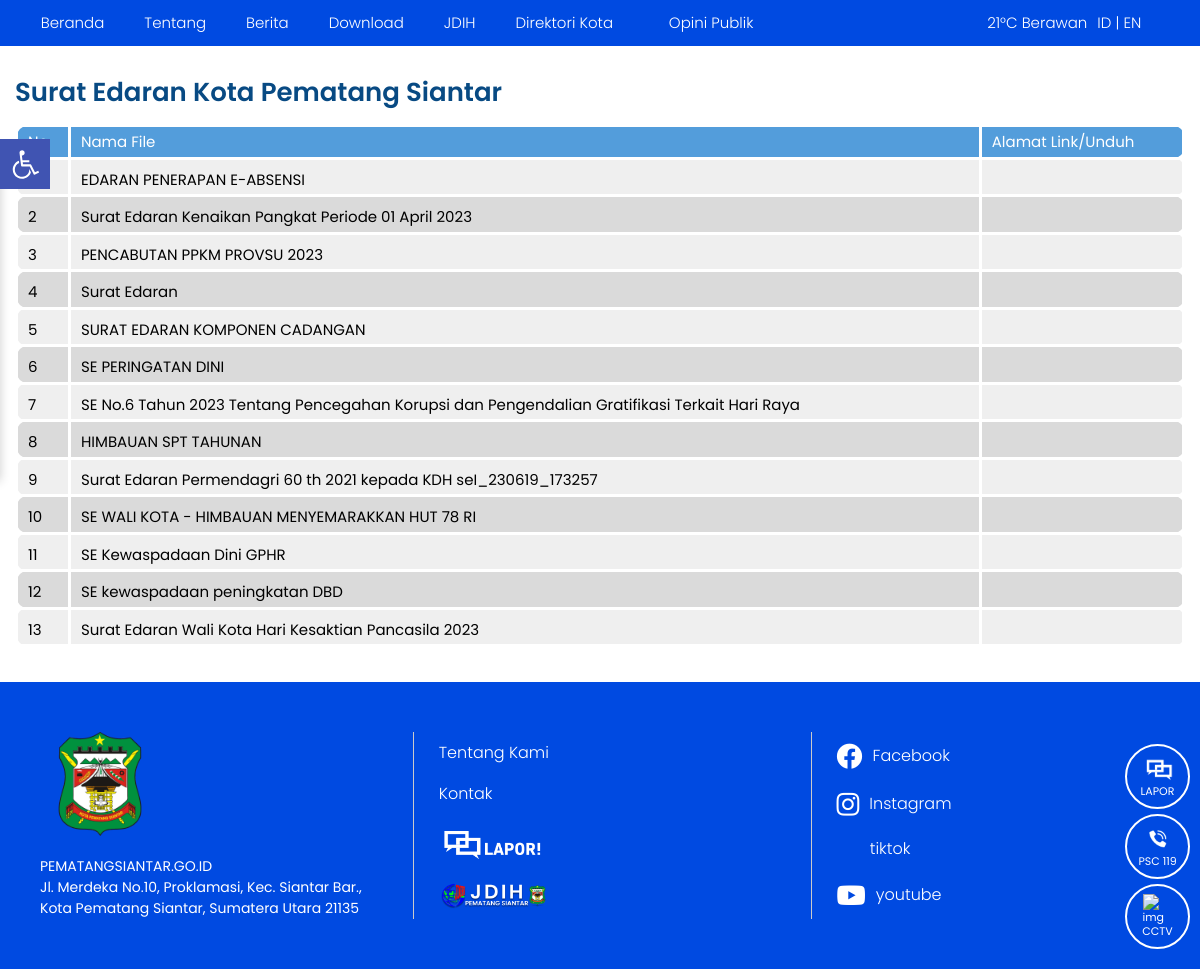
/index.php/surat, run on the app's committed database.
### tables this page shows
CREATE TABLE `tbl_files` (
  `file_id` int(11) NOT NULL,
  `file_judul` varchar(120) DEFAULT NULL,
  `file_deskripsi` text DEFAULT NULL,
  `file_tanggal` timestamp NULL DEFAULT current_timestamp(),
  `file_oleh` varchar(60) DEFAULT NULL,
  `file_download` int(11) DEFAULT 0,
  `file_data` varchar(120) DEFAULT NULL
);

### application/controllers/Surat.php (called while the page is built, shortened)
<?php
class Surat extends CI_Controller{
	function __construct(){
		$this->load->model('m_files');
		$this->load->helper('download');
		$this->load->model('m_pengunjung');
	}
	function index(){
		$x['data']=$this->m_files->get_all_files();
		$this->load->view('depan/v_surat_edaran',$x);
	}
}

### index.php (called while the page is built, shortened)
<?php
require_once BASEPATH.'core/CodeIgniter.php';

### application/models/M_files.php (called while the page is built, shortened)
<?php
class M_files extends CI_Model{
	function get_all_files(){
		$hsl=$this->db->query("SELECT file_id,file_judul,file_deskripsi,DATE_FORMAT(file_tanggal,'%d/%m/%Y') AS tanggal,file_oleh,file_download,file_data FROM tbl_files ORDER BY file_id DESC");
		return $hsl;
	}
}

### application/views/depan/v_surat_edaran.php (the view, shortened to what this page needs)
<!DOCTYPE html>
<html lang="id">
  <head>
    <link href="<?php echo base_url().'theme/depan/assets/css/datatable.css'?>" rel="stylesheet" />
    <link href="<?php echo base_url().'theme/depan/assets/css/app.css'?>" rel="stylesheet" />
    <link href="<?php echo base_url().'theme/depan/assets/css/add.css'?>" rel="stylesheet" />
    <link href="<?php echo base_url().'theme/depan/assets/plugins/slick/css/slick.css'?>" rel="stylesheet" />
    <link href="<?php echo base_url().'theme/depan/assets/plugins/slick/css/slick-theme.css'?>" rel="stylesheet" />
  </head>
  <body>
    <div class="bdgcontent">
      <div class="floatmenu">
        <div class="floatmenu__wrap">
        <ul>
            <li>
              <a
                href="https://www.lapor.go.id/instansi/pemerintah-kota-pematang-siantar"
                target="_blank"
                ><img
                  src="<?php echo base_url().'theme/depan/assets/img/floatmenu/lapor-float.png'?>"
                  alt="img"
                /><span>LAPOR</span></a
              >
            </li>
            <li>
              <a href="tel:119" rel="nofollow" target="_blank"
                ><img src="<?php echo base_url().'theme/depan/assets/img/floatmenu/2.png'?>" alt="img" /><span
                  >PSC 119</span
                ></a
              >
            </li>
            <li>
              <a href="https://cctv.pematangsiantar.go.id/"
                ><img src="<?php echo base_url().'theme/depan/assets/img/floatmenu/3.png'?>" alt="img" /><span
                  >CCTV</span
                ></a
              >
            </li>
          </ul>
        </div>
      </div>
      <header class="mainmenu">
        <div class="wrapper">
          <nav class="menu">
            <div class="menu__outer">
              <div class="menu__wrap">
                <div class="menu__left">
                  <div class="menu__utama">
                    <ul>
                      <li class="active">
                        <span
                          ><a class="smuroll" href="<?php echo site_url('');?>"
                            ><i class="fas fa-home"></i> Beranda
                          </a></span
                        >
                      </li>
                      <li class="has-dropdown">
                        <span><a href="<?php echo site_url('about');?>">Tentang</a></span>
                      </li>
                      <li>
                        <span><a href="<?php echo site_url('blog');?>">Berita</a></span>
                      </li>
                      <li class="has-dropdown">
                        <span
                          ><a href="#">Download</a>
                          <i class="idrop fas fa-caret-down"></i
                        ></span>
                      </li>
                      <li>
                        <span><a href="https://jdih.pematangsiantar.go.id/">JDIH</a></span>
                      </li>
                      <li class="has-dropdown">
                        <span
                          ><a href="#">Direktori Kota</a>
                          <i class="idrop fas fa-caret-down"></i
                        ></span>
                      </li>
                      <li>
                        <a href="https://opinipublik.pematangsiantar.go.id/berita/"
                          ><i class="fas fa-exclamation-circle"></i> Opini Publik</a
                        >
                      </li>
                    </ul>
                  </div>
                </div>
              </div>
            </div>
            <div class="menu__right">
              <div class="hujanbahasa">
                <div class="hujan">21&#176;C Berawan</div>
                <div class="bahasa">
                  <a href="city-directory9bb4.html?lang=id">ID</a> |
                  <a href="city-directory9ed2.html?lang=en">EN</a>
                </div>
              </div>
              <div class="search">
                <div class="search__icon">
                  <i class="scari-icon fas fa-search"></i>
                </div>
              </div>
            </div>
          </nav>
        </div>
      </header>
      <div class="wrapper">
        <div class="mainwrap">
          <div class="sectionrow">
            <div class="dinasterkait">
              <div class="xsection__header">
                <h1 class="xsection__title">Surat Edaran Kota Pematang Siantar</h1>
              </div>
              <div class="dinasterkait__body">
                <div class="zentable-outer">
                  <table class="zentable cityd-table" id="myTable">
                    <thead>
                      <tr>
                        <td>No</td>
                        <td>Nama File</td>
                        <td>Alamat Link/Unduh</td>
                      </tr>
                    </thead>
                    <tbody>
                    <?php
                      $no = 1;
                      foreach ($data->result() as $row):
                          if ($row->file_oleh == "Surat Edaran"):
                      ?>
                          <tr>
                              <td><?php echo $no++;?></td>
                              <td><?php echo $row->file_judul;?></td>
                              <td style="text-align:center;">
                                  <a href="<?php echo site_url('download/get_file/'.$row->file_id);?>" class="btn btn-info">
                                      <i class="fa fa-download" aria-hidden="true" style="color: #253B7B; font-size: 24px;"></i>
                                  </a>
                              </td>
                          </tr>
                      <?php
                          endif;
                      endforeach;
                      ?>
                  </tbody>
                  </table>
                </div>
              </div>
            </div>
          </div>
        </div>
      </div>
      <footer class="bg-blue">
        <div class="wrapper">
          <div class="footer">
            <div class="footer__col">
              <div class="footlogo">
                <img src="<?php echo base_url().'theme/depan/assets/img/logo.png'?>" alt="" />
              </div>
              <div class="footalamat">
              PEMATANGSIANTAR.GO.ID<br />
              Jl. Merdeka No.10, Proklamasi, Kec. Siantar Bar., <br>
               Kota Pematang Siantar, Sumatera Utara 21135
              </div>
            </div>
            <div class="footer__col">
              <ul class="footmenu">
                <li><a href="<?php echo site_url('about');?>">Tentang Kami</a></li>
                <li><a href="<?php echo site_url('kontak');?>">Kontak</a></li>
                <li>
                  <a
                    target="_blank"
                    href="https://www.lapor.go.id/instansi/pemerintah-kota-pematang-siantar"
                    ><img width="110" src="<?php echo base_url().'theme/depan/assets/img/lapor-foot.png'?>" alt=""
                  /></a>
                </li>
                <li>
                  <a target="_blank" href="https://jdih.pematangsiantar.go.id/"
                    ><img width="110" src="<?php echo base_url().'theme/depan/assets/img/jdih-foot.png'?>" alt=""
                  /></a>
                </li>
              </ul>
            </div>
            <div class="footer__col">
              <ul class="sosmedrow">
                <li>
                  <a href="https://www.facebook.com/diskominfopematangsiantar" target="_blank"
                    ><i class="fab fa-facebook"></i>Facebook</a
                  >
                </li>
                <li>
                  <a
                    href="https://www.instagram.com/diskominfopematangsiantar/"
                    target="_blank"
                    ><i class="fab fa-instagram"></i> Instagram</a
                  >
                </li>
                <li>
                  <a href="https://www.tiktok.com/@kominfopematangsiantar?_t=8gL05bIR9Os&_r=1" target="_blank"
                    ><img
                    />&nbsp;&nbsp; tiktok</a
                  >
                </li>
                <li>
                  <a
                    href="https://www.youtube.com/@DiskominfoPematangsiantar"
                    target="_blank"
                    ><i class="fab fa-youtube"></i> youtube</a
                  >
                </li>
              </ul>
            </div>
          </div>
        </div>
      </footer>
    </div>
  </body>
</html>

### theme/depan/assets/css/add.css (style rules this page uses)
.floatmenu { bottom: 15px; }
.floatmenu__wrap ul li img { object-fit: contain; }

### data on the page
tbl_files: file_judul "EDARAN PENERAPAN E-ABSENSI"
tbl_files: file_judul "Surat Edaran Kenaikan Pangkat Periode 01 April 2023"
tbl_files: file_judul "PENCABUTAN PPKM PROVSU 2023"
tbl_files: file_judul "Surat Edaran"
tbl_files: file_judul "SURAT EDARAN KOMPONEN CADANGAN"
tbl_files: file_judul "SE PERINGATAN DINI"
tbl_files: file_judul "SE No.6 Tahun 2023 Tentang Pencegahan Korupsi dan Pengendalian Gratifikasi Terkait Hari Raya"
tbl_files: file_judul "HIMBAUAN SPT TAHUNAN"
tbl_files: file_judul "Surat Edaran Permendagri 60 th 2021 kepada KDH seI_230619_173257"
tbl_files: file_judul "SE WALI KOTA - HIMBAUAN MENYEMARAKKAN HUT 78 RI"
tbl_files: file_judul "SE Kewaspadaan Dini GPHR"
tbl_files: file_judul "SE kewaspadaan peningkatan DBD"
tbl_files: file_judul "Surat Edaran Wali Kota Hari Kesaktian Pancasila 2023"
